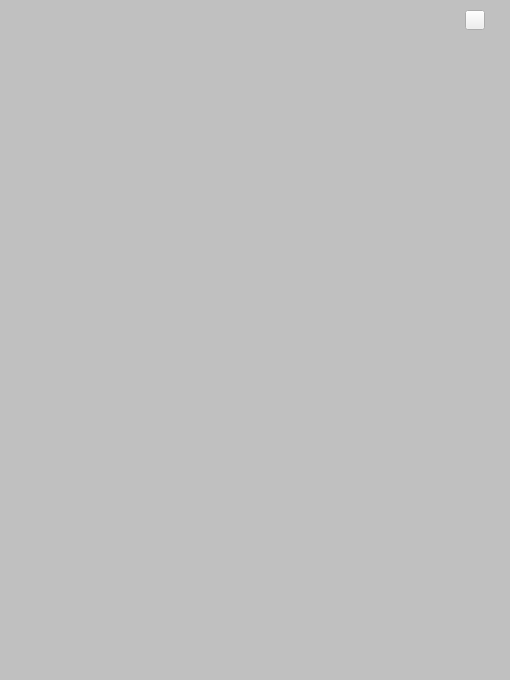
<?xml version="1.0" encoding="UTF-8"?>
<ui version="4.0">
 <class>ModelSelectionPane</class>
 <widget class="QWidget" name="ModelSelectionPane">
  <property name="geometry">
   <rect>
    <x>0</x>
    <y>0</y>
    <width>510</width>
    <height>680</height>
   </rect>
  </property>
  <property name="windowTitle">
   <string>Form</string>
  </property>
  <property name="styleSheet">
   <string notr="true">#ModelSelectionPane{
	background-color: rgba(173, 173, 173, 130);
}
</string>
  </property>
  <widget class="QPushButton" name="refreshbtn">
   <property name="geometry">
    <rect>
     <x>465</x>
     <y>10</y>
     <width>20</width>
     <height>20</height>
    </rect>
   </property>
   <property name="styleSheet">
    <string notr="true">border-image: url(:/configure/Resource/configure/u318.png);</string>
   </property>
   <property name="text">
    <string/>
   </property>
  </widget>
  <widget class="QWidget" name="itemsetpane" native="true">
   <property name="geometry">
    <rect>
     <x>0</x>
     <y>61</y>
     <width>510</width>
     <height>538</height>
    </rect>
   </property>
  </widget>
  <widget class="QWidget" name="indexwidget" native="true">
   <property name="geometry">
    <rect>
     <x>180</x>
     <y>630</y>
     <width>101</width>
     <height>21</height>
    </rect>
   </property>
  </widget>
 </widget>
 <resources/>
 <connections/>
</ui>
